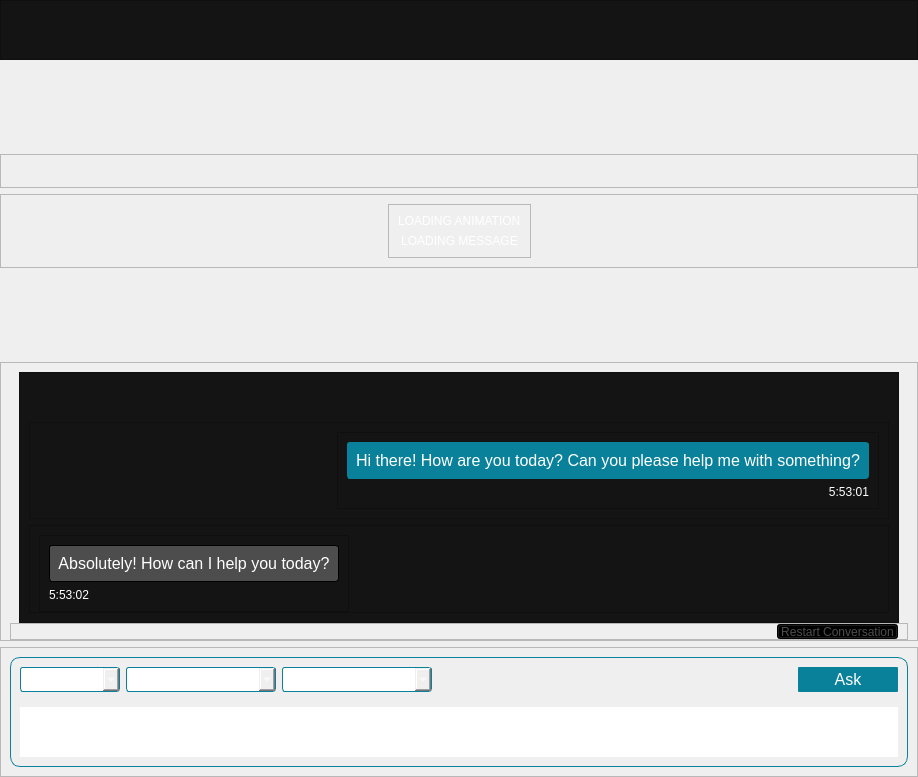
<?xml version="1.0" encoding="UTF-8"?>
<!-- Copyright(C) 2024 Advanced Micro Devices, Inc. All rights reserved. -->
<ui version="4.0">
 <class>Widget</class>
 <widget class="QWidget" name="Widget">
  <property name="geometry">
   <rect>
    <x>0</x>
    <y>0</y>
    <width>918</width>
    <height>777</height>
   </rect>
  </property>
  <property name="sizePolicy">
   <sizepolicy hsizetype="Preferred" vsizetype="Fixed">
    <horstretch>0</horstretch>
    <verstretch>0</verstretch>
   </sizepolicy>
  </property>
  <property name="minimumSize">
   <size>
    <width>750</width>
    <height>750</height>
   </size>
  </property>
  <property name="windowTitle">
   <string>Widget</string>
  </property>
  <property name="autoFillBackground">
   <bool>true</bool>
  </property>
  <property name="styleSheet">
   <string notr="true">color: rgb(0, 0, 0);</string>
  </property>
  <layout class="QVBoxLayout" name="mainLayout">
   <property name="leftMargin">
    <number>0</number>
   </property>
   <property name="topMargin">
    <number>0</number>
   </property>
   <property name="rightMargin">
    <number>0</number>
   </property>
   <property name="bottomMargin">
    <number>0</number>
   </property>
   <item>
    <widget class="QFrame" name="banner">
     <property name="minimumSize">
      <size>
       <width>0</width>
       <height>60</height>
      </size>
     </property>
     <property name="styleSheet">
      <string notr="true">background-color: rgb(20, 20, 20);</string>
     </property>
     <property name="frameShape">
      <enum>QFrame::StyledPanel</enum>
     </property>
     <property name="frameShadow">
      <enum>QFrame::Raised</enum>
     </property>
     <layout class="QHBoxLayout" name="horizontalLayout">
      <property name="leftMargin">
       <number>9</number>
      </property>
      <property name="topMargin">
       <number>9</number>
      </property>
      <property name="rightMargin">
       <number>0</number>
      </property>
      <property name="bottomMargin">
       <number>9</number>
      </property>
      <item>
       <widget class="QLabel" name="bannerImg">
        <property name="minimumSize">
         <size>
          <width>0</width>
          <height>0</height>
         </size>
        </property>
        <property name="maximumSize">
         <size>
          <width>164</width>
          <height>40</height>
         </size>
        </property>
        <property name="styleSheet">
         <string notr="true"/>
        </property>
        <property name="text">
         <string/>
        </property>
        <property name="pixmap">
         <pixmap resource="resource.qrc">:/img/banner.PNG</pixmap>
        </property>
        <property name="scaledContents">
         <bool>true</bool>
        </property>
       </widget>
      </item>
      <item>
       <spacer name="horizontalSpacer_2">
        <property name="orientation">
         <enum>Qt::Horizontal</enum>
        </property>
        <property name="sizeHint" stdset="0">
         <size>
          <width>40</width>
          <height>20</height>
         </size>
        </property>
       </spacer>
      </item>
     </layout>
    </widget>
   </item>
   <item>
    <spacer name="welcomeSpacerTop">
     <property name="orientation">
      <enum>Qt::Vertical</enum>
     </property>
     <property name="sizeType">
      <enum>QSizePolicy::Expanding</enum>
     </property>
     <property name="sizeHint" stdset="0">
      <size>
       <width>20</width>
       <height>40</height>
      </size>
     </property>
    </spacer>
   </item>
   <item>
    <widget class="QFrame" name="welcome">
     <property name="frameShape">
      <enum>QFrame::StyledPanel</enum>
     </property>
     <property name="frameShadow">
      <enum>QFrame::Raised</enum>
     </property>
     <layout class="QHBoxLayout" name="horizontalLayout_3">
      <item>
       <widget class="QLabel" name="welcomeImg">
        <property name="sizePolicy">
         <sizepolicy hsizetype="Maximum" vsizetype="Maximum">
          <horstretch>0</horstretch>
          <verstretch>0</verstretch>
         </sizepolicy>
        </property>
        <property name="maximumSize">
         <size>
          <width>417</width>
          <height>150</height>
         </size>
        </property>
        <property name="text">
         <string/>
        </property>
        <property name="pixmap">
         <pixmap resource="resource.qrc">:/img/welcome.png</pixmap>
        </property>
        <property name="scaledContents">
         <bool>true</bool>
        </property>
        <property name="alignment">
         <set>Qt::AlignCenter</set>
        </property>
       </widget>
      </item>
     </layout>
    </widget>
   </item>
   <item>
    <widget class="QFrame" name="loading">
     <property name="styleSheet">
      <string notr="true">color: rgb(255, 255, 255);</string>
     </property>
     <property name="frameShape">
      <enum>QFrame::StyledPanel</enum>
     </property>
     <property name="frameShadow">
      <enum>QFrame::Raised</enum>
     </property>
     <layout class="QHBoxLayout" name="horizontalLayout_6">
      <item>
       <spacer name="horizontalSpacer_5">
        <property name="orientation">
         <enum>Qt::Horizontal</enum>
        </property>
        <property name="sizeHint" stdset="0">
         <size>
          <width>40</width>
          <height>20</height>
         </size>
        </property>
       </spacer>
      </item>
      <item>
       <widget class="QFrame" name="frame_4">
        <property name="frameShape">
         <enum>QFrame::StyledPanel</enum>
        </property>
        <property name="frameShadow">
         <enum>QFrame::Raised</enum>
        </property>
        <layout class="QVBoxLayout" name="verticalLayout_3">
         <item>
          <widget class="QLabel" name="loadingGif">
           <property name="text">
            <string>LOADING ANIMATION</string>
           </property>
          </widget>
         </item>
         <item>
          <widget class="QLabel" name="loadingLabel">
           <property name="text">
            <string>LOADING MESSAGE</string>
           </property>
           <property name="alignment">
            <set>Qt::AlignCenter</set>
           </property>
          </widget>
         </item>
        </layout>
       </widget>
      </item>
      <item>
       <spacer name="horizontalSpacer_6">
        <property name="orientation">
         <enum>Qt::Horizontal</enum>
        </property>
        <property name="sizeHint" stdset="0">
         <size>
          <width>40</width>
          <height>20</height>
         </size>
        </property>
       </spacer>
      </item>
     </layout>
    </widget>
   </item>
   <item>
    <spacer name="welcomeSpacerBottom">
     <property name="orientation">
      <enum>Qt::Vertical</enum>
     </property>
     <property name="sizeHint" stdset="0">
      <size>
       <width>20</width>
       <height>40</height>
      </size>
     </property>
    </spacer>
   </item>
   <item>
    <widget class="QFrame" name="chat">
     <property name="minimumSize">
      <size>
       <width>0</width>
       <height>0</height>
      </size>
     </property>
     <property name="frameShape">
      <enum>QFrame::StyledPanel</enum>
     </property>
     <property name="frameShadow">
      <enum>QFrame::Raised</enum>
     </property>
     <layout class="QVBoxLayout" name="verticalLayout_5">
      <property name="spacing">
       <number>0</number>
      </property>
      <property name="bottomMargin">
       <number>0</number>
      </property>
      <item>
       <widget class="QScrollArea" name="scrollArea">
        <property name="styleSheet">
         <string notr="true">QScrollBar:vertical {
            border: none;
            background: #000000;
            width: 5px;
            margin: 0px 0px 0px 0px;
        }
        QScrollBar::handle:vertical {
            background: #555;
            min-height: 20px;
            border-radius: 2px;
        }
        QScrollBar::handle:vertical:hover {
            background: #0A819A;
        }
        QScrollBar::add-line:vertical, QScrollBar::sub-line:vertical {
            border: none;
            background: none;
        }
        QScrollBar::add-page:vertical, QScrollBar::sub-page:vertical {
            background: none;
        }</string>
        </property>
        <property name="frameShape">
         <enum>QFrame::NoFrame</enum>
        </property>
        <property name="widgetResizable">
         <bool>true</bool>
        </property>
        <widget class="QWidget" name="scrollAreaWidgetContents">
         <property name="geometry">
          <rect>
           <x>0</x>
           <y>0</y>
           <width>898</width>
           <height>242</height>
          </rect>
         </property>
         <layout class="QVBoxLayout" name="verticalLayout_6">
          <property name="topMargin">
           <number>0</number>
          </property>
          <property name="bottomMargin">
           <number>0</number>
          </property>
          <item>
           <widget class="QFrame" name="board">
            <property name="enabled">
             <bool>true</bool>
            </property>
            <property name="styleSheet">
             <string notr="true">background-color: rgb(20, 20, 20);</string>
            </property>
            <property name="frameShape">
             <enum>QFrame::StyledPanel</enum>
            </property>
            <property name="frameShadow">
             <enum>QFrame::Raised</enum>
            </property>
            <layout class="QVBoxLayout" name="boardLayout">
             <property name="bottomMargin">
              <number>9</number>
             </property>
             <item>
              <spacer name="verticalSpacer">
               <property name="orientation">
                <enum>Qt::Vertical</enum>
               </property>
               <property name="sizeHint" stdset="0">
                <size>
                 <width>20</width>
                 <height>40</height>
                </size>
               </property>
              </spacer>
             </item>
             <item>
              <widget class="QFrame" name="sampleCard_1">
               <property name="frameShape">
                <enum>QFrame::StyledPanel</enum>
               </property>
               <property name="frameShadow">
                <enum>QFrame::Raised</enum>
               </property>
               <layout class="QHBoxLayout" name="horizontalLayout_4">
                <item>
                 <spacer name="horizontalSpacer_3">
                  <property name="orientation">
                   <enum>Qt::Horizontal</enum>
                  </property>
                  <property name="sizeHint" stdset="0">
                   <size>
                    <width>40</width>
                    <height>20</height>
                   </size>
                  </property>
                 </spacer>
                </item>
                <item>
                 <widget class="QFrame" name="frame_6">
                  <property name="frameShape">
                   <enum>QFrame::StyledPanel</enum>
                  </property>
                  <property name="frameShadow">
                   <enum>QFrame::Raised</enum>
                  </property>
                  <layout class="QVBoxLayout" name="verticalLayout_7">
                   <item>
                    <widget class="QPushButton" name="pushButton_2">
                     <property name="minimumSize">
                      <size>
                       <width>0</width>
                       <height>0</height>
                      </size>
                     </property>
                     <property name="font">
                      <font>
                       <pointsize>12</pointsize>
                      </font>
                     </property>
                     <property name="styleSheet">
                      <string notr="true">border-radius: 3px;
border: 1px solid #0A819A;
background-color: #0A819A;
color: rgb(255, 255, 255);
padding: 8px 8px; </string>
                     </property>
                     <property name="text">
                      <string>Hi there! How are you today? Can you please help me with something?</string>
                     </property>
                    </widget>
                   </item>
                   <item>
                    <widget class="QLabel" name="label_3">
                     <property name="styleSheet">
                      <string notr="true">color: rgb(255, 255, 255);</string>
                     </property>
                     <property name="text">
                      <string>5:53:01</string>
                     </property>
                     <property name="alignment">
                      <set>Qt::AlignRight|Qt::AlignTrailing|Qt::AlignVCenter</set>
                     </property>
                    </widget>
                   </item>
                  </layout>
                 </widget>
                </item>
               </layout>
              </widget>
             </item>
             <item>
              <widget class="QFrame" name="sampleCard_2">
               <property name="frameShape">
                <enum>QFrame::StyledPanel</enum>
               </property>
               <property name="frameShadow">
                <enum>QFrame::Raised</enum>
               </property>
               <layout class="QHBoxLayout" name="horizontalLayout_5">
                <property name="bottomMargin">
                 <number>0</number>
                </property>
                <item>
                 <widget class="QFrame" name="frame_7">
                  <property name="frameShape">
                   <enum>QFrame::StyledPanel</enum>
                  </property>
                  <property name="frameShadow">
                   <enum>QFrame::Raised</enum>
                  </property>
                  <layout class="QVBoxLayout" name="verticalLayout_8">
                   <item>
                    <widget class="QPushButton" name="pushButton_4">
                     <property name="minimumSize">
                      <size>
                       <width>0</width>
                       <height>0</height>
                      </size>
                     </property>
                     <property name="font">
                      <font>
                       <pointsize>12</pointsize>
                      </font>
                     </property>
                     <property name="styleSheet">
                      <string notr="true">border-radius: 3px;
border: 1px solid rgb(0, 0, 0);
background-color:rgb(77, 77, 77);
color: rgb(255, 255, 255);
padding: 8px 8px; </string>
                     </property>
                     <property name="text">
                      <string>Absolutely! How can I help you today?</string>
                     </property>
                    </widget>
                   </item>
                   <item>
                    <widget class="QLabel" name="label_4">
                     <property name="styleSheet">
                      <string notr="true">color: rgb(255, 255, 255);</string>
                     </property>
                     <property name="text">
                      <string>5:53:02</string>
                     </property>
                     <property name="alignment">
                      <set>Qt::AlignLeading|Qt::AlignLeft|Qt::AlignVCenter</set>
                     </property>
                    </widget>
                   </item>
                  </layout>
                 </widget>
                </item>
                <item>
                 <spacer name="horizontalSpacer_4">
                  <property name="orientation">
                   <enum>Qt::Horizontal</enum>
                  </property>
                  <property name="sizeHint" stdset="0">
                   <size>
                    <width>40</width>
                    <height>20</height>
                   </size>
                  </property>
                 </spacer>
                </item>
               </layout>
              </widget>
             </item>
            </layout>
           </widget>
          </item>
         </layout>
        </widget>
       </widget>
      </item>
      <item>
       <widget class="QFrame" name="frame">
        <property name="styleSheet">
         <string notr="true"/>
        </property>
        <property name="frameShape">
         <enum>QFrame::StyledPanel</enum>
        </property>
        <property name="frameShadow">
         <enum>QFrame::Raised</enum>
        </property>
        <layout class="QHBoxLayout" name="horizontalLayout_7">
         <property name="topMargin">
          <number>0</number>
         </property>
         <property name="bottomMargin">
          <number>0</number>
         </property>
         <item>
          <spacer name="horizontalSpacer_7">
           <property name="orientation">
            <enum>Qt::Horizontal</enum>
           </property>
           <property name="sizeHint" stdset="0">
            <size>
             <width>40</width>
             <height>0</height>
            </size>
           </property>
          </spacer>
         </item>
         <item>
          <widget class="QPushButton" name="restart">
           <property name="maximumSize">
            <size>
             <width>16777215</width>
             <height>15</height>
            </size>
           </property>
           <property name="font">
            <font>
             <pointsize>9</pointsize>
            </font>
           </property>
           <property name="styleSheet">
            <string notr="true">QPushButton {
    color: rgb(77, 77, 77);
     border-color: rgb(0, 0, 0); 
    background-color: rgb(0, 0, 0); 
    border-color: rgb(0, 0, 0); 
    qproperty-icon: url(&quot;:/img/refresh.png&quot;);
}

QPushButton:hover {
    color: rgb(255, 255, 255); 
    background-color: rgb(0, 0, 0);
    border-color: rgb(0, 0, 0); 
}
</string>
           </property>
           <property name="text">
            <string>Restart Conversation</string>
           </property>
           <property name="icon">
            <iconset resource="resource.qrc">
             <normaloff>:/img/refresh.png</normaloff>:/img/refresh.png</iconset>
           </property>
           <property name="iconSize">
            <size>
             <width>16</width>
             <height>11</height>
            </size>
           </property>
          </widget>
         </item>
        </layout>
       </widget>
      </item>
     </layout>
    </widget>
   </item>
   <item>
    <widget class="QFrame" name="messaging">
     <property name="enabled">
      <bool>true</bool>
     </property>
     <property name="styleSheet">
      <string notr="true">QPushButton {
    border-radius: 3px;
    border: 1px solid #0A819A;
    background-color: #0A819A;
}

QPushButton:hover {
    background-color: #4AA9BD;
}

QPushButton:disabled {
    background-color: gray;
    border-color: gray;
}</string>
     </property>
     <property name="frameShape">
      <enum>QFrame::StyledPanel</enum>
     </property>
     <property name="frameShadow">
      <enum>QFrame::Raised</enum>
     </property>
     <layout class="QVBoxLayout" name="verticalLayout">
      <property name="topMargin">
       <number>9</number>
      </property>
      <item>
       <widget class="QFrame" name="frame_1">
        <property name="font">
         <font>
          <pointsize>12</pointsize>
         </font>
        </property>
        <property name="layoutDirection">
         <enum>Qt::LeftToRight</enum>
        </property>
        <property name="styleSheet">
         <string notr="true">border-radius: 10px;
border: 1px solid #0A819A;;
color: rgb(255, 255, 255);</string>
        </property>
        <property name="frameShape">
         <enum>QFrame::StyledPanel</enum>
        </property>
        <property name="frameShadow">
         <enum>QFrame::Raised</enum>
        </property>
        <layout class="QVBoxLayout" name="verticalLayout_2">
         <property name="topMargin">
          <number>0</number>
         </property>
         <item>
          <widget class="QFrame" name="frame_2">
           <property name="styleSheet">
            <string notr="true">border-radius: 0px;
border: 0px solid #0A819A;;
</string>
           </property>
           <property name="frameShape">
            <enum>QFrame::StyledPanel</enum>
           </property>
           <property name="frameShadow">
            <enum>QFrame::Raised</enum>
           </property>
           <layout class="QVBoxLayout" name="verticalLayout_4">
            <property name="leftMargin">
             <number>0</number>
            </property>
            <property name="rightMargin">
             <number>0</number>
            </property>
            <property name="bottomMargin">
             <number>0</number>
            </property>
            <item>
             <widget class="QFrame" name="frame_3">
              <property name="styleSheet">
               <string notr="true">border-radius: 1px;
border: 0px solid #0A819A;;
</string>
              </property>
              <property name="frameShape">
               <enum>QFrame::StyledPanel</enum>
              </property>
              <property name="frameShadow">
               <enum>QFrame::Raised</enum>
              </property>
              <layout class="QHBoxLayout" name="horizontalLayout_2">
               <property name="leftMargin">
                <number>0</number>
               </property>
               <property name="topMargin">
                <number>0</number>
               </property>
               <property name="rightMargin">
                <number>0</number>
               </property>
               <item>
                <widget class="QComboBox" name="agent">
                 <property name="minimumSize">
                  <size>
                   <width>100</width>
                   <height>25</height>
                  </size>
                 </property>
                 <property name="font">
                  <font>
                   <pointsize>12</pointsize>
                  </font>
                 </property>
                 <property name="styleSheet">
                  <string notr="true">QComboBox {
                   border-radius: 3px;
                   border: 1px solid #0A819A;
                   color: white;
                  }
                  QComboBox:disabled {
                   color: gray;
                  }</string>
                 </property>
                </widget>
               </item>
               <item>
                <widget class="QComboBox" name="model">
                 <property name="minimumSize">
                  <size>
                   <width>150</width>
                   <height>25</height>
                  </size>
                 </property>
                 <property name="font">
                  <font>
                   <pointsize>12</pointsize>
                  </font>
                 </property>
                 <property name="styleSheet">
                  <string notr="true">QComboBox {
                   border-radius: 3px;
                   border: 1px solid #0A819A;
                   color: white;
                  }
                  QComboBox:disabled {
                   color: gray;
                  }</string>
                 </property>
                 <property name="placeholderText">
                  <string>As</string>
                 </property>
                </widget>
               </item>
               <item>
                <widget class="QComboBox" name="device">
                 <property name="minimumSize">
                  <size>
                   <width>150</width>
                   <height>25</height>
                  </size>
                 </property>
                 <property name="font">
                  <font>
                   <pointsize>12</pointsize>
                  </font>
                 </property>
                 <property name="styleSheet">
                  <string notr="true">QComboBox {
                   border-radius: 3px;
                   border: 1px solid #0A819A;
                   color: white;
                  }
                  QComboBox:disabled {
                   color: gray;
                  }</string>
                 </property>
                </widget>
               </item>
               <item>
                <spacer name="horizontalSpacer">
                 <property name="orientation">
                  <enum>Qt::Horizontal</enum>
                 </property>
                 <property name="sizeHint" stdset="0">
                  <size>
                   <width>40</width>
                   <height>20</height>
                  </size>
                 </property>
                </spacer>
               </item>
               <item>
                <widget class="QPushButton" name="ask">
                 <property name="enabled">
                  <bool>true</bool>
                 </property>
                 <property name="minimumSize">
                  <size>
                   <width>100</width>
                   <height>25</height>
                  </size>
                 </property>
                 <property name="font">
                  <font>
                   <pointsize>12</pointsize>
                  </font>
                 </property>
                 <property name="styleSheet">
                  <string notr="true"/>
                 </property>
                 <property name="text">
                  <string>Ask</string>
                 </property>
                 <property name="icon">
                  <iconset resource="resource.qrc">
                   <normaloff>:/img/send.png</normaloff>:/img/send.png</iconset>
                 </property>
                </widget>
               </item>
              </layout>
             </widget>
            </item>
            <item>
             <widget class="QTextEdit" name="prompt">
              <property name="enabled">
               <bool>true</bool>
              </property>
              <property name="sizePolicy">
               <sizepolicy hsizetype="Expanding" vsizetype="Maximum">
                <horstretch>0</horstretch>
                <verstretch>0</verstretch>
               </sizepolicy>
              </property>
              <property name="maximumSize">
               <size>
                <width>16777215</width>
                <height>50</height>
               </size>
              </property>
              <property name="font">
               <font>
                <pointsize>12</pointsize>
               </font>
              </property>
              <property name="html">
               <string>&lt;!DOCTYPE HTML PUBLIC &quot;-//W3C//DTD HTML 4.0//EN&quot; &quot;http://www.w3.org/TR/REC-html40/strict.dtd&quot;&gt;
&lt;html&gt;&lt;head&gt;&lt;meta name=&quot;qrichtext&quot; content=&quot;1&quot; /&gt;&lt;meta charset=&quot;utf-8&quot; /&gt;&lt;style type=&quot;text/css&quot;&gt;
p, li { white-space: pre-wrap; }
hr { height: 1px; border-width: 0; }
li.unchecked::marker { content: &quot;\2610&quot;; }
li.checked::marker { content: &quot;\2612&quot;; }
&lt;/style&gt;&lt;/head&gt;&lt;body style=&quot; font-family:'Segoe UI'; font-size:12pt; font-weight:400; font-style:normal;&quot;&gt;
&lt;p style=&quot;-qt-paragraph-type:empty; margin-top:0px; margin-bottom:0px; margin-left:0px; margin-right:0px; -qt-block-indent:0; text-indent:0px;&quot;&gt;&lt;br /&gt;&lt;/p&gt;&lt;/body&gt;&lt;/html&gt;</string>
              </property>
              <property name="placeholderText">
               <string>Ask anything, anytime...</string>
              </property>
             </widget>
            </item>
           </layout>
          </widget>
         </item>
        </layout>
       </widget>
      </item>
     </layout>
    </widget>
   </item>
  </layout>
 </widget>
 <resources>
  <include location="resource.qrc"/>
 </resources>
 <connections/>
</ui>
